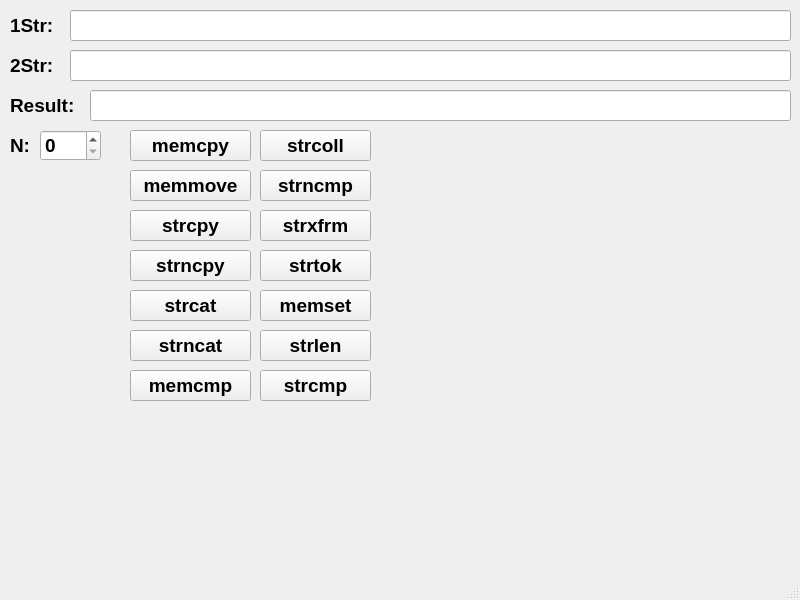
<?xml version="1.0" encoding="UTF-8"?>
<ui version="4.0">
 <class>MainWindow</class>
 <widget class="QMainWindow" name="MainWindow">
  <property name="geometry">
   <rect>
    <x>0</x>
    <y>0</y>
    <width>800</width>
    <height>600</height>
   </rect>
  </property>
  <property name="windowTitle">
   <string>MainWindow</string>
  </property>
  <property name="autoFillBackground">
   <bool>false</bool>
  </property>
  <widget class="QWidget" name="centralwidget">
   <widget class="QLineEdit" name="lineEdit_str1">
    <property name="geometry">
     <rect>
      <x>70</x>
      <y>10</y>
      <width>721</width>
      <height>31</height>
     </rect>
    </property>
    <property name="font">
     <font>
      <pointsize>14</pointsize>
      <bold>true</bold>
     </font>
    </property>
   </widget>
   <widget class="QLineEdit" name="lineEdit_str2">
    <property name="geometry">
     <rect>
      <x>70</x>
      <y>50</y>
      <width>721</width>
      <height>31</height>
     </rect>
    </property>
    <property name="font">
     <font>
      <pointsize>14</pointsize>
      <bold>true</bold>
     </font>
    </property>
   </widget>
   <widget class="QLineEdit" name="lineEdit_result">
    <property name="geometry">
     <rect>
      <x>90</x>
      <y>90</y>
      <width>701</width>
      <height>31</height>
     </rect>
    </property>
    <property name="font">
     <font>
      <pointsize>14</pointsize>
      <bold>true</bold>
     </font>
    </property>
   </widget>
   <widget class="QLabel" name="label_8">
    <property name="geometry">
     <rect>
      <x>10</x>
      <y>10</y>
      <width>61</width>
      <height>31</height>
     </rect>
    </property>
    <property name="font">
     <font>
      <pointsize>14</pointsize>
      <bold>true</bold>
     </font>
    </property>
    <property name="text">
     <string>1Str:</string>
    </property>
   </widget>
   <widget class="QLabel" name="label_9">
    <property name="geometry">
     <rect>
      <x>10</x>
      <y>50</y>
      <width>61</width>
      <height>31</height>
     </rect>
    </property>
    <property name="font">
     <font>
      <pointsize>14</pointsize>
      <bold>true</bold>
     </font>
    </property>
    <property name="text">
     <string>2Str:</string>
    </property>
   </widget>
   <widget class="QLabel" name="label_10">
    <property name="geometry">
     <rect>
      <x>10</x>
      <y>90</y>
      <width>81</width>
      <height>31</height>
     </rect>
    </property>
    <property name="font">
     <font>
      <pointsize>14</pointsize>
      <bold>true</bold>
     </font>
    </property>
    <property name="text">
     <string>Result:</string>
    </property>
   </widget>
   <widget class="QPushButton" name="pushButton_2">
    <property name="geometry">
     <rect>
      <x>130</x>
      <y>130</y>
      <width>121</width>
      <height>31</height>
     </rect>
    </property>
    <property name="font">
     <font>
      <pointsize>14</pointsize>
      <bold>true</bold>
     </font>
    </property>
    <property name="text">
     <string>memcpy</string>
    </property>
   </widget>
   <widget class="QPushButton" name="pushButton_3">
    <property name="geometry">
     <rect>
      <x>130</x>
      <y>170</y>
      <width>121</width>
      <height>31</height>
     </rect>
    </property>
    <property name="font">
     <font>
      <pointsize>14</pointsize>
      <bold>true</bold>
     </font>
    </property>
    <property name="text">
     <string>memmove</string>
    </property>
   </widget>
   <widget class="QPushButton" name="pushButton_12">
    <property name="geometry">
     <rect>
      <x>130</x>
      <y>250</y>
      <width>121</width>
      <height>31</height>
     </rect>
    </property>
    <property name="font">
     <font>
      <pointsize>14</pointsize>
      <bold>true</bold>
     </font>
    </property>
    <property name="text">
     <string>strncpy</string>
    </property>
   </widget>
   <widget class="QPushButton" name="pushButton_7">
    <property name="geometry">
     <rect>
      <x>130</x>
      <y>210</y>
      <width>121</width>
      <height>31</height>
     </rect>
    </property>
    <property name="font">
     <font>
      <pointsize>14</pointsize>
      <bold>true</bold>
     </font>
    </property>
    <property name="text">
     <string>strcpy</string>
    </property>
   </widget>
   <widget class="QPushButton" name="pushButton">
    <property name="geometry">
     <rect>
      <x>130</x>
      <y>370</y>
      <width>121</width>
      <height>31</height>
     </rect>
    </property>
    <property name="font">
     <font>
      <pointsize>14</pointsize>
      <bold>true</bold>
     </font>
    </property>
    <property name="text">
     <string>memcmp</string>
    </property>
   </widget>
   <widget class="QPushButton" name="pushButton_10">
    <property name="geometry">
     <rect>
      <x>130</x>
      <y>330</y>
      <width>121</width>
      <height>31</height>
     </rect>
    </property>
    <property name="font">
     <font>
      <pointsize>14</pointsize>
      <bold>true</bold>
     </font>
    </property>
    <property name="text">
     <string>strncat</string>
    </property>
   </widget>
   <widget class="QPushButton" name="pushButton_4">
    <property name="geometry">
     <rect>
      <x>130</x>
      <y>290</y>
      <width>121</width>
      <height>31</height>
     </rect>
    </property>
    <property name="font">
     <font>
      <pointsize>14</pointsize>
      <bold>true</bold>
     </font>
    </property>
    <property name="text">
     <string>strcat</string>
    </property>
   </widget>
   <widget class="QPushButton" name="pushButton_5">
    <property name="geometry">
     <rect>
      <x>260</x>
      <y>370</y>
      <width>111</width>
      <height>31</height>
     </rect>
    </property>
    <property name="font">
     <font>
      <pointsize>14</pointsize>
      <bold>true</bold>
     </font>
    </property>
    <property name="text">
     <string>strcmp</string>
    </property>
   </widget>
   <widget class="QPushButton" name="pushButton_11">
    <property name="geometry">
     <rect>
      <x>260</x>
      <y>170</y>
      <width>111</width>
      <height>31</height>
     </rect>
    </property>
    <property name="font">
     <font>
      <pointsize>14</pointsize>
      <bold>true</bold>
     </font>
    </property>
    <property name="text">
     <string>strncmp</string>
    </property>
   </widget>
   <widget class="QPushButton" name="pushButton_14">
    <property name="geometry">
     <rect>
      <x>260</x>
      <y>210</y>
      <width>111</width>
      <height>31</height>
     </rect>
    </property>
    <property name="font">
     <font>
      <pointsize>14</pointsize>
      <bold>true</bold>
     </font>
    </property>
    <property name="text">
     <string>strxfrm</string>
    </property>
   </widget>
   <widget class="QPushButton" name="pushButton_6">
    <property name="geometry">
     <rect>
      <x>260</x>
      <y>130</y>
      <width>111</width>
      <height>31</height>
     </rect>
    </property>
    <property name="font">
     <font>
      <pointsize>14</pointsize>
      <bold>true</bold>
     </font>
    </property>
    <property name="text">
     <string>strcoll</string>
    </property>
   </widget>
   <widget class="QPushButton" name="pushButton_13">
    <property name="geometry">
     <rect>
      <x>260</x>
      <y>250</y>
      <width>111</width>
      <height>31</height>
     </rect>
    </property>
    <property name="font">
     <font>
      <pointsize>14</pointsize>
      <bold>true</bold>
     </font>
    </property>
    <property name="text">
     <string>strtok</string>
    </property>
   </widget>
   <widget class="QPushButton" name="pushButton_8">
    <property name="geometry">
     <rect>
      <x>260</x>
      <y>330</y>
      <width>111</width>
      <height>31</height>
     </rect>
    </property>
    <property name="font">
     <font>
      <pointsize>14</pointsize>
      <bold>true</bold>
     </font>
    </property>
    <property name="text">
     <string>strlen</string>
    </property>
   </widget>
   <widget class="QPushButton" name="pushButton_9">
    <property name="geometry">
     <rect>
      <x>260</x>
      <y>290</y>
      <width>111</width>
      <height>31</height>
     </rect>
    </property>
    <property name="font">
     <font>
      <pointsize>14</pointsize>
      <bold>true</bold>
     </font>
    </property>
    <property name="text">
     <string>memset</string>
    </property>
   </widget>
   <widget class="QSpinBox" name="spinBox">
    <property name="geometry">
     <rect>
      <x>40</x>
      <y>130</y>
      <width>61</width>
      <height>31</height>
     </rect>
    </property>
    <property name="font">
     <font>
      <pointsize>14</pointsize>
      <bold>true</bold>
     </font>
    </property>
   </widget>
   <widget class="QLabel" name="label_5">
    <property name="geometry">
     <rect>
      <x>10</x>
      <y>130</y>
      <width>31</width>
      <height>31</height>
     </rect>
    </property>
    <property name="font">
     <font>
      <pointsize>14</pointsize>
      <bold>true</bold>
     </font>
    </property>
    <property name="text">
     <string>N:</string>
    </property>
   </widget>
  </widget>
  <widget class="QMenuBar" name="menubar">
   <property name="geometry">
    <rect>
     <x>0</x>
     <y>0</y>
     <width>800</width>
     <height>22</height>
    </rect>
   </property>
  </widget>
  <widget class="QStatusBar" name="statusbar"/>
 </widget>
 <resources/>
 <connections/>
</ui>
